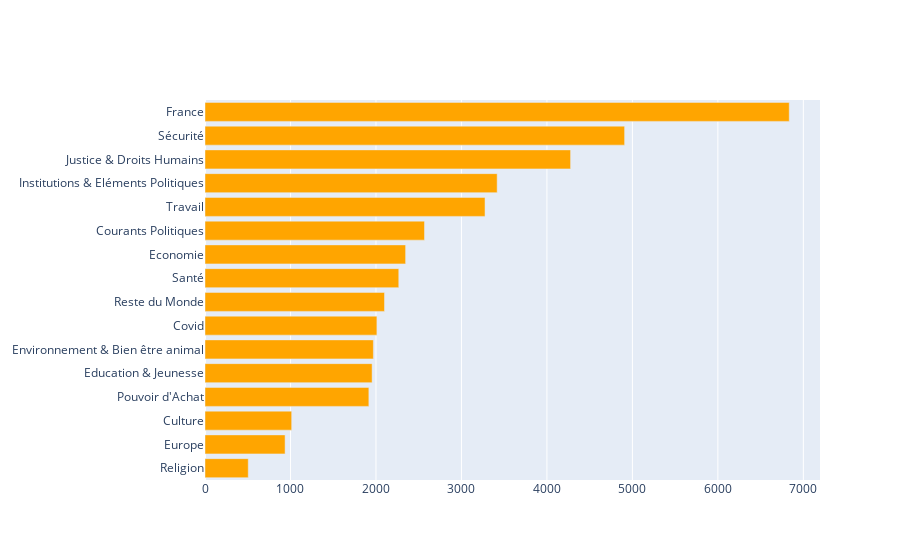

Source (notebook cell):
### Code cell
national_score_per_theme()

### Figure 1 — Plotly figure (JSON) as saved in the notebook; plotly's stock layout.template omitted (floating-point values rounded to 4 significant figures)
{"data": [{"marker": {"color": "orange"}, "orientation": "h", "type": "bar", "x": [506, 937, 1014, 1917, 1955, 1970, 2011, 2100, 2267, 2347, 2568, 3276, 3418, 4277, 4909, 6835], "y": ["Religion", "Europe", "Culture", "Pouvoir d'Achat", "Education & Jeunesse", "Environnement & Bien être animal", "Covid", "Reste du Monde", "Santé", "Economie", "Courants Politiques", "Travail", "Institutions & Eléments Politiques", "Justice & Droits Humains", "Sécurité", "France"]}], "layout": {}}
